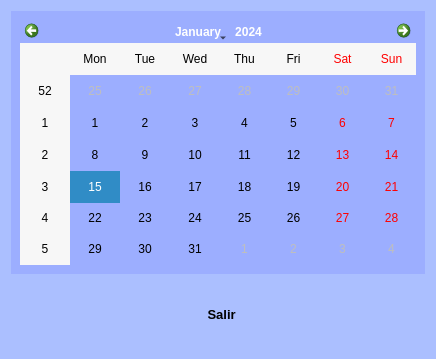
<?xml version="1.0" encoding="UTF-8"?>
<ui version="4.0">
 <class>Calendario</class>
 <widget class="QDialog" name="Calendario">
  <property name="geometry">
   <rect>
    <x>0</x>
    <y>0</y>
    <width>436</width>
    <height>359</height>
   </rect>
  </property>
  <property name="maximumSize">
   <size>
    <width>436</width>
    <height>359</height>
   </size>
  </property>
  <property name="windowTitle">
   <string>Dialog</string>
  </property>
  <property name="styleSheet">
   <string notr="true">background-color: rgb(171, 191, 255);</string>
  </property>
  <layout class="QGridLayout" name="gridLayout">
   <item row="0" column="0">
    <widget class="QWidget" name="widget" native="true">
     <property name="styleSheet">
      <string notr="true">background-color: rgb(156, 174, 255);</string>
     </property>
     <layout class="QGridLayout" name="gridLayout_2">
      <item row="0" column="0">
       <widget class="QCalendarWidget" name="calendarWidget"/>
      </item>
     </layout>
    </widget>
   </item>
   <item row="1" column="0">
    <widget class="QWidget" name="widget_2" native="true">
     <layout class="QGridLayout" name="gridLayout_3">
      <item row="0" column="1">
       <widget class="QPushButton" name="salirCalendario">
        <property name="minimumSize">
         <size>
          <width>50</width>
          <height>50</height>
         </size>
        </property>
        <property name="font">
         <font>
          <pointsize>10</pointsize>
          <weight>75</weight>
          <bold>true</bold>
         </font>
        </property>
        <property name="styleSheet">
         <string notr="true">QPushButton{
border:Opx;
}

QPushButton:hover{
border:Sox sold #aa00ff;
background-color:#ffffff;
}

</string>
        </property>
        <property name="text">
         <string>  Salir</string>
        </property>
        <property name="icon">
         <iconset>
          <normaloff>Recursos/boton-cerrar.png</normaloff>Recursos/boton-cerrar.png</iconset>
        </property>
       </widget>
      </item>
      <item row="0" column="0">
       <spacer name="horizontalSpacer">
        <property name="orientation">
         <enum>Qt::Horizontal</enum>
        </property>
        <property name="sizeHint" stdset="0">
         <size>
          <width>40</width>
          <height>20</height>
         </size>
        </property>
       </spacer>
      </item>
      <item row="0" column="2">
       <spacer name="horizontalSpacer_2">
        <property name="orientation">
         <enum>Qt::Horizontal</enum>
        </property>
        <property name="sizeHint" stdset="0">
         <size>
          <width>40</width>
          <height>20</height>
         </size>
        </property>
       </spacer>
      </item>
     </layout>
    </widget>
   </item>
  </layout>
 </widget>
 <resources/>
 <connections/>
</ui>
